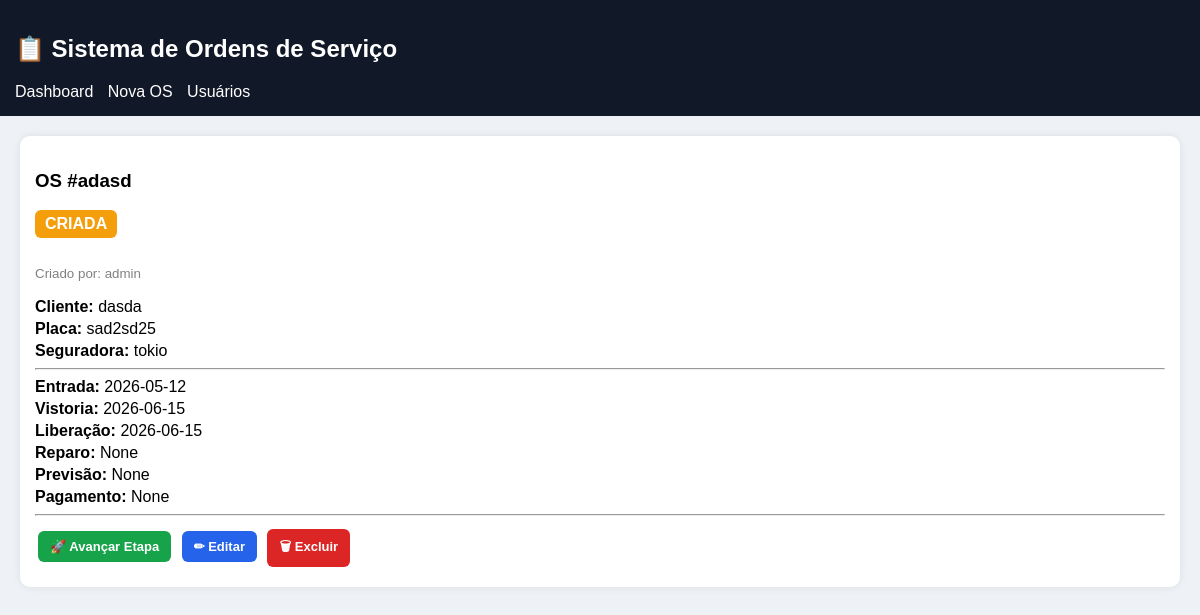
Page /listar_os (signed in) on the committed database.
### models.py (models this page shows)
class OS(db.Model):
    id = db.Column(db.Integer, primary_key=True)
    numero_os = db.Column(db.String(20), unique=True, nullable=False)
    cliente = db.Column(db.String(120))
    placa = db.Column(db.String(20))
    seguradora = db.Column(db.String(120))
    status = db.Column(db.String(30), default="CRIADA")
    data_entrada = db.Column(db.Date)
    data_vistoria = db.Column(db.Date)
    data_liberacao_vistoria = db.Column(db.Date)
    data_inicio_reparo = db.Column(db.Date)
    previsao_entrega = db.Column(db.Date)
    data_pagamento = db.Column(db.Date)
    valor_pecas = db.Column(db.Float, default=0)
    valor_mao_obra = db.Column(db.Float, default=0)
    criado_por = db.Column(db.String(80))

### app.py (the view)
@app.route("/listar_os")
def listar_os():
    if not login_required():
        return redirect("/login")
    return render_template("listar_os.html", os_list=OS.query.all())

### app.py (called while the page is built)
def login_required():
    return session.get("user")

### templates/listar_os.html (shortened to what this page needs)
<!DOCTYPE html>
<html lang="pt-br">
<head>
</head>
<body>
<div class="topo">
    <h2>📋 Sistema de Ordens de Serviço</h2>
    <a href="/">Dashboard</a>
    <a href="/nova_os">Nova OS</a>
    <a href="/usuarios">Usuários</a>
</div>
<div class="container">
{% for os in os_list %}
<div class="card">
    <h3>OS #{{ os.numero_os }}</h3>
    <span class="status {{ os.status }}">{{ os.status }}</span>
    <p><small>Criado por: {{ os.criado_por }}</small></p>
    <div class="linha"><b>Cliente:</b> {{ os.cliente }}</div>
    <div class="linha"><b>Placa:</b> {{ os.placa }}</div>
    <div class="linha"><b>Seguradora:</b> {{ os.seguradora }}</div>
    <hr>
    <div class="linha"><b>Entrada:</b> {{ os.data_entrada }}</div>
    <div class="linha"><b>Vistoria:</b> {{ os.data_vistoria }}</div>
    <div class="linha"><b>Liberação:</b> {{ os.data_liberacao_vistoria }}</div>
    <div class="linha"><b>Reparo:</b> {{ os.data_inicio_reparo }}</div>
    <div class="linha"><b>Previsão:</b> {{ os.previsao_entrega }}</div>
    <div class="linha"><b>Pagamento:</b> {{ os.data_pagamento }}</div>
    <hr>
    <a class="btn verde" href="/avancar/{{ os.id }}">
        🚀 Avançar Etapa
    </a>
    <a class="btn azul" href="/editar_os/{{ os.id }}">
        ✏ Editar
    </a>
    <a class="btn vermelho" href="/excluir_os/{{ os.id }}">
        🗑 Excluir
    </a>
</div>
{% endfor %}
</div>
</body>
</html>

### templates/listar_os.html (style rules this page uses)
body { font-family: Arial; background: #eef1f5; margin: 0; }
.topo { background: #111827; color: white; padding: 15px; }
.topo a { color: white; margin-right: 10px; text-decoration: none; }
.container { padding: 20px; }
.card { background: white; padding: 15px; margin-bottom: 15px; border-radius: 10px; box-shadow: 0 0 8px rgba(0,0,0,0.08); }
.linha { margin: 4px 0; }
.btn { display: inline-block; padding: 8px 12px; margin: 5px 3px; border-radius: 6px; color: white; text-decoration: none; font-size: 13px; font-weight: bold; }
.azul { background: #2563eb; }
.verde { background: #16a34a; }
.vermelho { background: #dc2626; }
.status { padding: 5px 10px; border-radius: 6px; font-weight: bold; display: inline-block; margin-bottom: 10px; color: white; }
.CRIADA { background: #f59e0b; }
small { color: gray; }

### rows in the picture
OS: numero_os "adasd", status "CRIADA", criado_por "admin", cliente "dasda", placa "sad2sd25", seguradora "tokio", data_entrada "2026-05-12", data_vistoria "2026-06-15", data_liberacao_vistoria "2026-06-15", data_inicio_reparo "None", previsao_entrega "None", data_pagamento "None"
